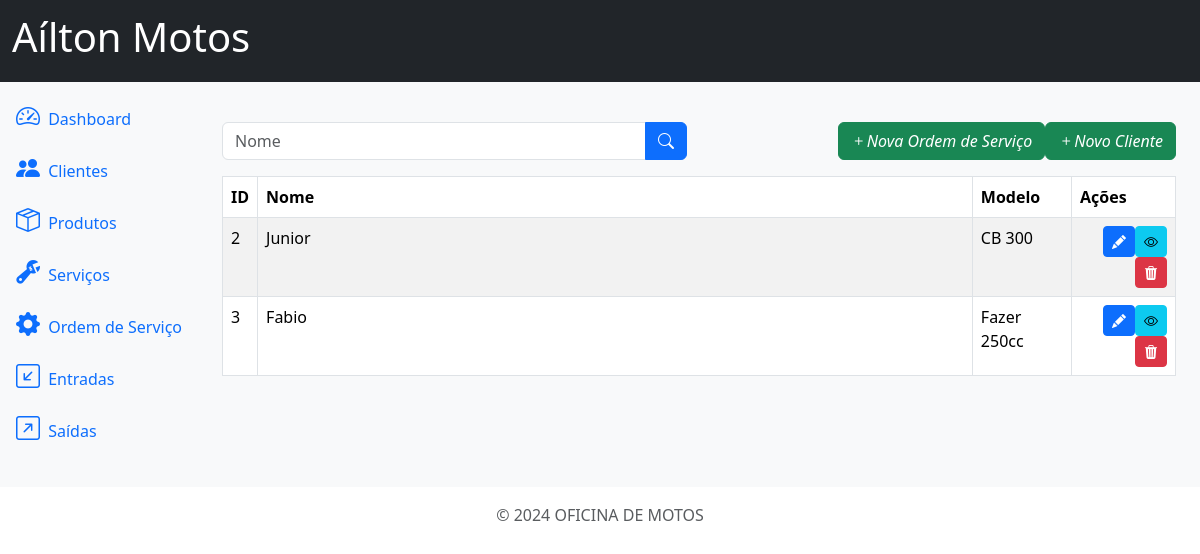
Page /service_orders/ on the earlier database version.
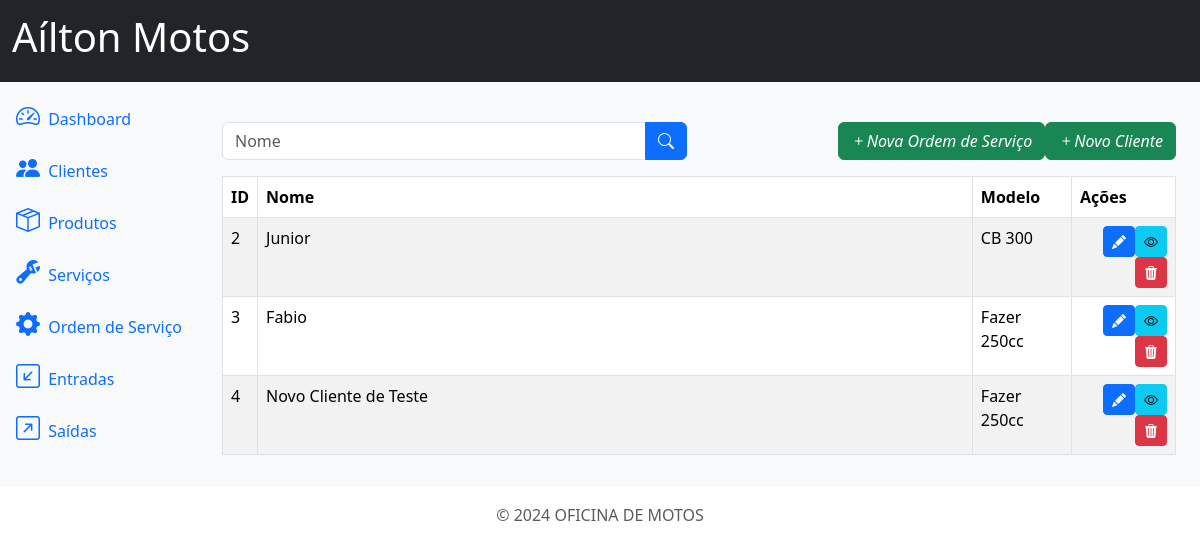
Same page on the later database version.
### service_orders/models.py (models this page shows, shortened)
class ServiceOrder(models.Model):
    STATUS_CHOICES = (
        ('O', 'OPEN'),
        ('F', 'FINISHED'),
        ('C', 'CANCELED')
    )
    id = models.AutoField(primary_key=True)
    client = models.ForeignKey(Client, on_delete=models.PROTECT)
    phone1 = models.CharField(max_length=15, null=True)
    brand = models.ForeignKey(Brand, on_delete=models.PROTECT, related_name='brand')
    model = models.CharField(max_length=200)
    model_year = models.CharField(max_length=4)
    plate = models.CharField(max_length=10, blank=True, null=True)
    services = models.ManyToManyField(Service, blank=True)
    products = models.ManyToManyField(Product, blank=True)
    created_at = models.DateField(auto_now_add=True)
    finished_at = models.DateField(blank=True, null=True)
    total = models.DecimalField(max_digits=10, decimal_places=2, default=0.00)
    status = models.CharField(max_length=1, choices=STATUS_CHOICES)
    comments = models.TextField(blank=True, null=True)

### customers/models.py (models this page shows)
class Client(models.Model):
    id = models.AutoField(primary_key=True)
    name = models.CharField(max_length=500)
    address = models.CharField(max_length=500, blank=True, null=True)
    address_number = models.CharField(max_length=20, blank=True, null=True)
    phone1 = models.CharField(max_length=15)
    phone2 = models.CharField(max_length=15, blank=True, null=True)
    comments = models.TextField(blank=True, null=True)
    def __str__(self):
        return self.name

### service_orders/views.py (the view)
# urls.py: path('service_orders/', ServiceOrderListView.as_view(), name='service_orders'),
class ServiceOrderListView(ListView):
    model = ServiceOrder
    template_name = 'service_orders.html'
    context_object_name = 'service_orders'

### service_orders/templates/service_orders.html (shortened to what this page needs)
{% extends 'base.html' %}
{% block content %}
<div class="row mb-3">
    <div class="col-md-6">
        <form method="get" action="{% url 'service_orders' %}">
            <div class="input-group">
                <input type="text" class="form-control" name="name" placeholder="Nome" value="{{ request.GET.name }}">
                <button type="submit" class="btn btn-primary">
                    <i class="bi bi-search"></i>
                </button>
            </div>
        </form>
    </div>
    <div class="col-md-6">
        <a href="{% url 'customers_create' %}" class="btn btn-success float-end">
            <i class="bi bi-plus">Novo Cliente</i>
        </a>
        <a href="{% url 'service_orders_create' %}" class="btn btn-success float-end">
            <i class="bi bi-plus">Nova Ordem de Serviço</i>
        </a>
    </div>
</div>
<div class="table-responsive">
    <table class="table table-striped table-bordered">
        <thead class="thead-dark">
            <tr>
                <th>ID</th>
                <th class="w-75">Nome</th>
                <th>Modelo</th>
                <th>Ações</th>
            </tr>
        </thead>
        <tbody>
            {% for os in service_orders %}
            <tr>
                <td>{{ os.id }}</td>
                <td>{{ os.client }}</td>
                <td>{{ os.model }}</td>
                <td>
                    <a href="{% url 'service_orders_detail' os.id %}" class="btn btn-info btn-sm float-end">
                        <i class="bi bi-eye"></i>
                    </a>
                    <a href="{% url 'service_orders_update' os.id %}" class="btn btn-primary btn-sm float-end">
                        <i class="bi bi-pencil-fill"></i>
                    </a>
                    <a href="{% url 'service_orders_delete' os.id %}" class="btn btn-danger btn-sm float-end" >
                        <i class="bi bi-trash3-fill"></i>
                    </a>
                </td>
            </tr>
            {% empty %}
            <h2>Não há ordens de serviço a serem exibidas...</h2>
            {% endfor %}
        </tbody>
    </table>
</div>
{% endblock %}

Differences in the rows shown:
added ServiceOrder: id "4", client "Novo Cliente de Teste", model "Fazer 250cc"
